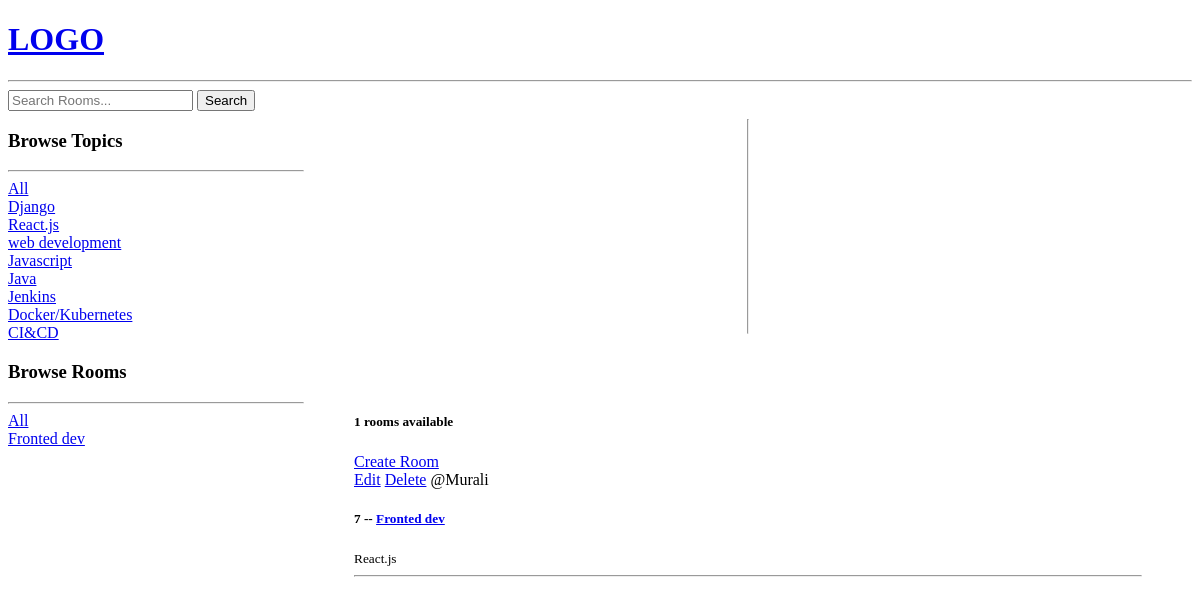
The page /?q=React.js on the database its author committed.
### base/models.py (models this page shows, shortened)
class Topic(models.Model):
    name = models.CharField(max_length=200)

class Room(models.Model):
    host =models.ForeignKey(User,on_delete=models.SET_NULL,null=True)
    topic = models.ForeignKey("Topic",on_delete=models.SET_NULL,null=True)
    name = models.CharField(max_length=200)
    description = models.TextField(null=True, blank=True)
    updated = models.DateTimeField(auto_now=True)
    created = models.DateTimeField(auto_now_add=True)
    class Meta:
        ordering = ['-updated','-created']

### base/views.py (the view)
# urls.py: 2. Add a URL to urlpatterns:  path('', views.home, name='home')
def home(request):
    q = request.GET.get('q', '')
    room = Room.objects.filter(
        Q(topic__name__icontains=q) |
        Q(name__icontains=q) |
        Q(description__icontains=q)
        )
    topics = Topic.objects.all()
    room_count = room.count()
    context = {'rooms': room, 'topics': topics,'room_count': room_count}
    return render(request, 'base/home.html', context)

### base/templates/base/home.html (shortened to what this page needs)
{% extends 'main.html' %}
{% block content %}
    <div class="home-container">
     <div class="topics">
        <h3>Browse Topics</h3>
        <hr>
        <div>
            <a href="{% url 'home' %}">All</a>
        </div>
        {% for topic in topics %}
        <div>
            <a href="{% url 'home' %}?q={{topic.name}}">{{topic.name}}</a>
        </div>
        {% endfor %}
     </div>
    <hr>
     <div class="rooms">
        <div>
            <h3>Browse Rooms</h3>
            <hr>
            <div>
                <a href="{% url 'home' %}">All</a>
            </div>
            {% for room2 in rooms %}
            <div>
                <a href="{% url 'home' %}?q={{room2.name}}">{{room2.name}}</a>
            </div>
            {% endfor %}
         </div>
     </div>
     <div class="content">
        <h5>{{room_count}} rooms available</h5>
            <a href="{% url 'create-room' %}">Create Room</a>
            <div>
                {% for room1 in rooms %}
                <div>
                    <a href="{% url 'update-room' room1.id %}">Edit</a>
                    <a href="{% url 'delete-room' room1.id %}">Delete</a>
                    <span>@{{room1.host.username}}</span>
                    <h5>{{ room1.id }} -- <a href="{% url 'rooms' room1.id %}">{{ room1.name }}</a></h5>
                    <small>{{room1.topic.name}}</small>
                    <hr>
                </div>
                {% endfor %}
        </div>
     </div>
     </div>
{% endblock content %}

### base/templates/base/home.html (style rules this page uses)
.home-container { display: grid; grid-template-columns: 1fr 3fr; }
.topics { padding: 0px 0px ; margin: 0px 0px; }
.content { padding: 50px 50px; }

### rows shown on the page
Topic: name "Django"
Topic: name "React.js"
Topic: name "web development"
Topic: name "Javascript"
Topic: name "Java"
Topic: name "Jenkins"
Topic: name "Docker/Kubernetes"
Topic: name "CI&CD"
Room: name "Fronted dev", host.username "Murali", id "7", topic.name "React.js"

### other values the page prints
{{ room_count }} "1"
